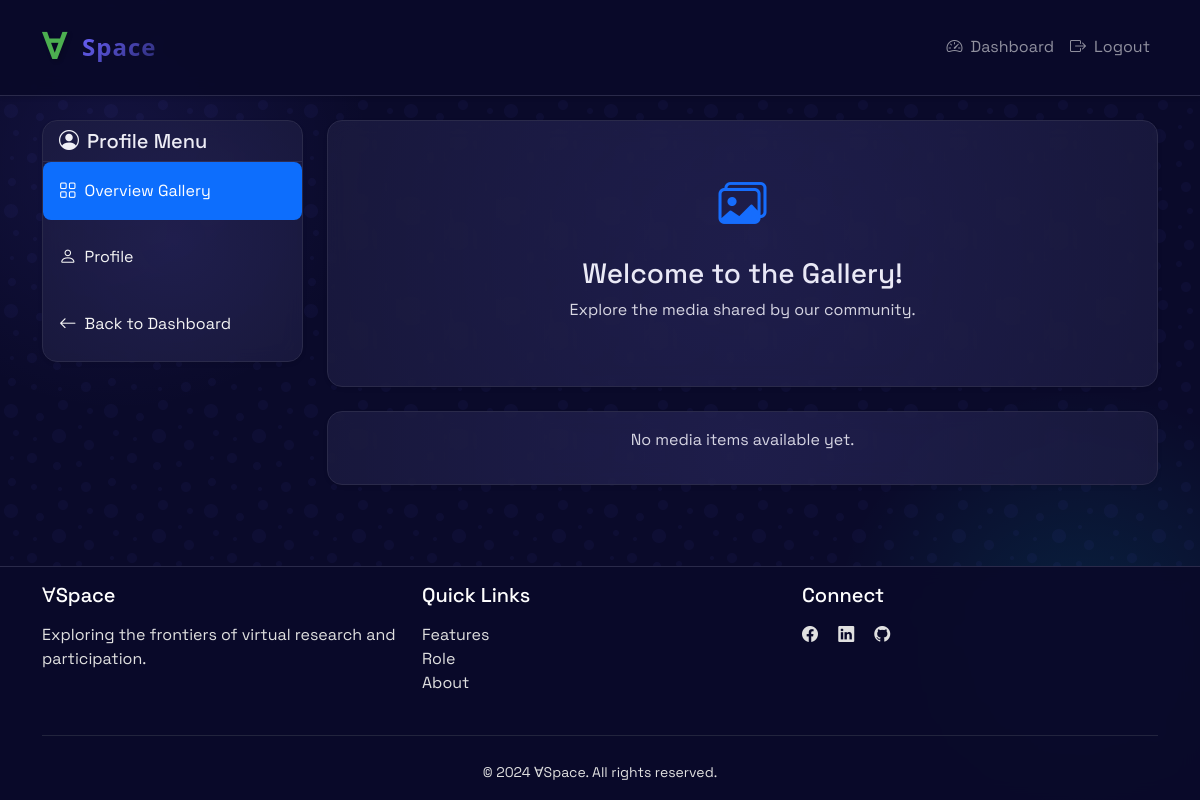
Page /gallery/ (signed in) on the earlier database version.
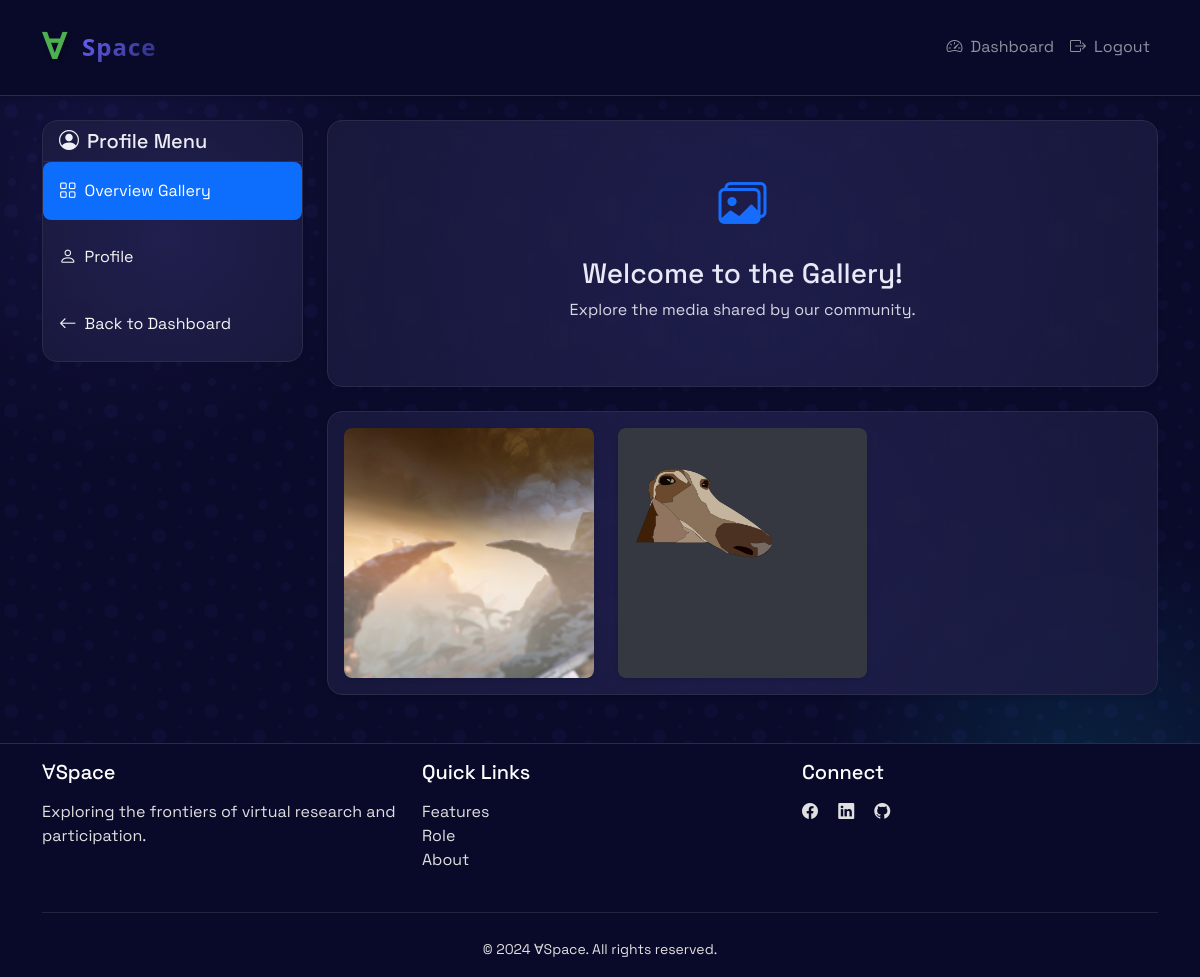
Same page on the later database version.
### media/models.py (models this page shows, shortened)
class Media(models.Model):
    MEDIA_TYPES = [
        ('image', 'Image'),
        ('video', 'Video'),
    ]
    user = models.ForeignKey(settings.AUTH_USER_MODEL, on_delete=models.CASCADE)
    title = models.CharField(max_length=100)
    user_token = models.CharField(max_length=20, null=True, blank=True)  # Allow null initially
    media_type = models.CharField(max_length=5, choices=MEDIA_TYPES)
    file = models.FileField(upload_to='user_media/')
    uploaded_at = models.DateTimeField(default=timezone.now)
    token_cost = models.IntegerField(default=1)  # 1 for image, 2 for video

### users/views.py (the view)
# urls.py: path('gallery/', views.gallery_view, name='gallery'),
@login_required
def gallery_view(request):
    media_items = Media.objects.all().order_by('-uploaded_at')
    return render(request, 'users/gallery.html', {'media_items': media_items})

### templates/users/gallery.html (shortened to what this page needs)
{% extends "base.html" %}
{% block content %}
<div class="container mt-4">
    <div class="row">
        <div class="col-md-3">
            <div class="card shadow-sm mb-4 space-element">
                <div class="card-header bg-transparent">
                    <h5 class="card-title mb-0">
                        <i class="bi bi-person-circle me-2"></i>Profile Menu
                    </h5>
                </div>
                <div class="card-body p-0">
                    <div class="list-group list-group-flush">
                        <a href="#" class="list-group-item list-group-item-action active d-flex align-items-center">
                            <i class="bi bi-grid me-2"></i> Overview Gallery
                        </a>
                        <a href="{% url 'profile' %}" class="list-group-item list-group-item-action d-flex align-items-center">
                            <i class="bi bi-person me-2"></i> Profile
                        </a>
                        <a href="{% url 'dashboard' %}" class="list-group-item list-group-item-action d-flex align-items-center">
                            <i class="bi bi-arrow-left me-2"></i> Back to Dashboard
                        </a>
                    </div>
                </div>
            </div>
        </div>
        <div class="col-md-9">
            <div class="card shadow-sm mb-4 space-element">
                <div class="card-body text-center py-5">
                    <i class="bi bi-images text-primary" style="font-size: 3rem;"></i>
                    <h3 class="mt-3">Welcome to the Gallery!</h3>
                    <p class="text-muted">Explore the media shared by our community.</p>
                </div>
            </div>
            <div class="card shadow-sm space-element mb-5">
                <div class="card-body">
                    {% if media_items %}
                        <div class="row g-4">
                            {% for media in media_items %}
                                <div class="col-md-4">
                                    <div class="gallery-item">
                                        {% if media.media_type == 'image' %}
                                            <img src="{{ media.file.url }}" alt="{{ media.title }}" class="img-fluid rounded">
                                        {% else %}
                                            <video src="{{ media.file.url }}" class="img-fluid rounded" controls></video>
                                        {% endif %}
                                    </div>
                                </div>
                            {% endfor %}
                        </div>
                    {% else %}
                        <div class="text-center">
                            <p class="text-muted">No media items available yet.</p>
                        </div>
                    {% endif %}
                </div>
            </div>
        </div>
    </div>
</div>
{% endblock %}

### templates/base.html (shortened to what this page needs)
{% load static %}
<!DOCTYPE html>
<html lang="en">
<head>
    <link href="https://cdn.jsdelivr.net/npm/bootstrap@5.3.0/dist/css/bootstrap.min.css" rel="stylesheet">
    <link rel="stylesheet" href="https://cdn.jsdelivr.net/npm/bootstrap-icons@1.11.0/font/bootstrap-icons.css">
    <link rel="stylesheet" href="{% static 'css/style.css' %}">
</head>
<body class="space-theme">
    <nav class="navbar navbar-expand-lg navbar-dark">
        <div class="container">
            <a class="navbar-brand d-flex align-items-center" href="{% url 'home' %}">
                <span class="logo-symbol">∀</span>
                <span class="logo-text">Space</span>
            </a>
            <div class="collapse navbar-collapse" id="navbarNav">
                <ul class="navbar-nav ms-auto">
                    {% if user.is_authenticated %}
                        <li class="nav-item">
                            <a class="nav-link" href="{% url 'dashboard' %}">
                                <i class="bi bi-speedometer2 me-1"></i> Dashboard
                            </a>
                        </li>
                        <li class="nav-item">
                            <a class="nav-link" href="{% url 'logout' %}">
                                <i class="bi bi-box-arrow-right me-1"></i> Logout
                            </a>
                        </li>
                    {% endif %}
                </ul>
            </div>
        </div>
    </nav>
    <main class="flex-grow-1">
        {% block content %}{% endblock %}
    </main>
    <footer class="footer mt-auto py-3">
        <div class="container">
            <div class="row">
                <div class="col-md-4">
                    <h5 class="text-white mb-3">∀Space</h5>
                    <p class="text-muted">Exploring the frontiers of virtual research and participation.</p>
                </div>
                <div class="col-md-4">
                    <h5 class="text-white mb-3">Quick Links</h5>
                    <ul class="list-unstyled">
                        <li><a href="#features" class="text-muted text-decoration-none">Features</a></li>
                        <li><a href="#pricing" class="text-muted text-decoration-none">Role</a></li>
                        <li><a href="#about" class="text-muted text-decoration-none">About</a></li>
                    </ul>
                </div>
                <div class="col-md-4">
                    <h5 class="text-white mb-3">Connect</h5>
                    <div class="social-links">
                        <a href="https://www.facebook.com/roboclub.bg?locale=bg_BG" class="text-muted me-3"><i class="bi bi-facebook"></i></a>
                        <a href="https://www.linkedin.com/company/roboclubbg/posts/?feedView=all" class="text-muted me-3"><i class="bi bi-linkedin"></i></a>
                        <a href="https://github.com/roboclub-tu/VSpace" class="text-muted"><i class="bi bi-github"></i></a>
                    </div>
                </div>
            </div>
            <hr class="my-4 border-secondary">
            <div class="text-center text-muted">
                <small>&copy; 2024 ∀Space. All rights reserved.</small>
            </div>
        </div>
    </footer>
</body>
</html>

### static/css/style.css (style rules this page uses)
:root { --primary-color: #6C63FF; --secondary-color: #2A2A72; --accent-color: #00F5FF; --dark-bg: #0A0A2A; --darker-bg: #050510; --light-bg: #1A1A3A; --text-color: #FFFFFF; --text-muted: #E0E0E0; --text-light: #F5F5F5; --border-color: #2A2A4A; --card-bg: rgba(26, 26, 58, 0.8); --gradient-primary: linear-gradient(135deg, var(--primary-color), var(--secondary-color)); --gradient-accent: linear-gradient(135deg, var(--accent-color), var(--primary-color)); }
body { font-family: 'Space Grotesk', sans-serif; background-color: var(--dark-bg); color: var(--text-color); min-height: 100vh; display: flex; flex-direction: column; background-image: radial-gradient(circle at 10% 20%, rgba(108, 99, 255, 0.1) 0%, transparent 20%), radial-gradient(circle at 90% 80%, rgba(0, 245, 255, 0.1) 0%, transparent 20%); background-attachment: fixed; }
.card { border-radius: 1rem; width: 100%; transition: all 0.3s ease; border: none; box-shadow: 0 4px 6px rgba(0, 0, 0, 0.1); }
.card-header { border-top-left-radius: 1rem; border-top-right-radius: 1rem; background: linear-gradient(45deg, var(--primary-color), var(--primary-hover)); }
.space-theme::before { content: ''; position: fixed; top: 0; left: 0; width: 100%; height: 100%; pointer-events: none; z-index: -1; }
.navbar { background: rgba(10, 10, 42, 0.95); backdrop-filter: blur(10px); border-bottom: 1px solid var(--border-color); }
.navbar-brand { font-weight: 700; }
.logo-symbol { font-size: 2rem; color: var(--accent-color); margin-right: 0.5rem; }
.logo-text { font-size: 1.5rem; background: var(--gradient-primary); -webkit-background-clip: text; -webkit-text-fill-color: transparent; }
.card { background: var(--card-bg); backdrop-filter: blur(10px); border: 1px solid var(--border-color); border-radius: 15px; transition: transform 0.3s ease, box-shadow 0.3s ease; color: var(--text-light); }
.card-header { background: rgba(26, 26, 58, 0.5); border-bottom: 1px solid var(--border-color); color: var(--text-light); }
.card-title { color: var(--text-light); }
.footer { background: rgba(10, 10, 42, 0.95); backdrop-filter: blur(10px); border-top: 1px solid var(--border-color); color: var(--text-light); }
.footer a { color: var(--text-muted); transition: color 0.3s ease; }
.space-element { position: relative; overflow: hidden; }
.space-element::before { content: ''; position: absolute; top: -50%; left: -50%; width: 200%; height: 200%; background: radial-gradient(circle at center, rgba(108, 99, 255, 0.1) 0%, transparent 70%); animation: rotate 20s linear infinite; }
.bi { transition: transform 0.3s ease; }
a { color: var(--accent-color); text-decoration: none; transition: color 0.3s ease; }
.list-group-item { background: transparent; color: var(--text-light); border: none; }
.text-muted { color: var(--text-muted) !important; }
::placeholder { color: rgba(255, 255, 255, 0.6); }

### templates/base.html (style rules this page uses)
body { min-height: 100vh; display: flex; flex-direction: column; }
.navbar { box-shadow: 0 2px 4px rgba(0,0,0,.1); padding: 1rem 0; }
.navbar-brand { font-size: 1.8rem; font-weight: bold; color: #fff !important; display: flex; align-items: center; gap: 0.5rem; }
.logo-symbol { font-size: 2.2rem; color: #4CAF50; text-shadow: 2px 2px 4px rgba(0,0,0,0.2); }
.logo-text { font-family: 'Segoe UI', Tahoma, Geneva, Verdana, sans-serif; letter-spacing: 1px; }
.card { transition: transform 0.2s; box-shadow: 0 2px 4px rgba(0,0,0,.05); }
.list-group-item { border: none; padding: 1rem; margin-bottom: 0.5rem; border-radius: 0.5rem !important; background-color: #f8f9fa; }

### templates/users/gallery.html (style rules this page uses)
.list-group-item { border: none; padding: 1rem; transition: all 0.3s ease; background: transparent; }
.list-group-item i { font-size: 1.1rem; }
.card-header { border-bottom: 1px solid var(--border-color); }
.space-element { position: relative; overflow: hidden; }
.space-element::before { content: ''; position: absolute; top: -50%; left: -50%; width: 200%; height: 200%; background: radial-gradient(circle at center, rgba(108, 99, 255, 0.1) 0%, transparent 70%); animation: rotate 20s linear infinite; pointer-events: none; }
.bi { transition: transform 0.3s ease; }
.gallery-item { position: relative; overflow: hidden; border-radius: 0.5rem; box-shadow: 0 2px 4px rgba(0,0,0,0.1); transition: transform 0.3s ease; }
.gallery-item img, .gallery-item video { width: 100%; height: 250px; object-fit: cover; transition: transform 0.3s ease; }

Differences in the rows shown:
added Media: file (picture)
added Media: file (picture)
Other differences:
text no longer shown: "No media items available yet."
